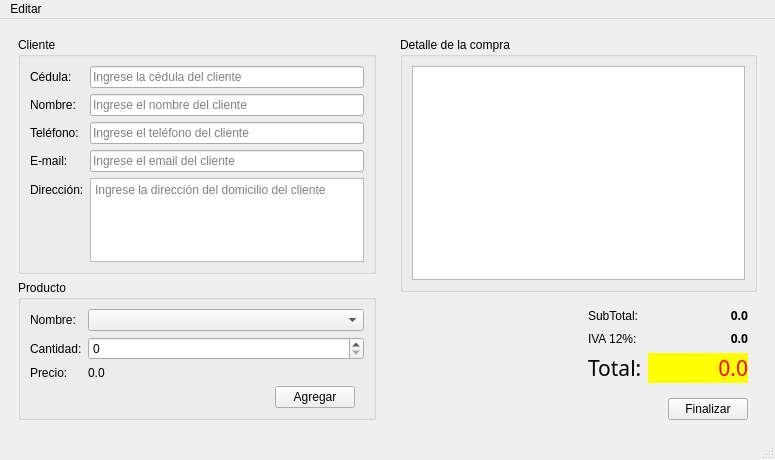
<?xml version="1.0" encoding="UTF-8"?>
<ui version="4.0">
 <class>Principal</class>
 <widget class="QMainWindow" name="Principal">
  <property name="geometry">
   <rect>
    <x>0</x>
    <y>0</y>
    <width>775</width>
    <height>460</height>
   </rect>
  </property>
  <property name="windowTitle">
   <string>TIENDA MICHITA</string>
  </property>
  <property name="windowIcon">
   <iconset resource="Recursos.qrc">
    <normaloff>:/Principal</normaloff>:/Principal</iconset>
  </property>
  <widget class="QWidget" name="centralwidget">
   <layout class="QHBoxLayout" name="horizontalLayout_3">
    <item>
     <widget class="QWidget" name="widget_4" native="true">
      <property name="maximumSize">
       <size>
        <width>400</width>
        <height>16777215</height>
       </size>
      </property>
      <layout class="QVBoxLayout" name="verticalLayout_3">
       <item>
        <widget class="QGroupBox" name="groupBox">
         <property name="title">
          <string>Cliente</string>
         </property>
         <layout class="QFormLayout" name="formLayout_3">
          <item row="0" column="0">
           <widget class="QLabel" name="label">
            <property name="text">
             <string>Cédula:</string>
            </property>
           </widget>
          </item>
          <item row="0" column="1">
           <widget class="QLineEdit" name="inCedula">
            <property name="inputMethodHints">
             <set>Qt::ImhNone</set>
            </property>
            <property name="inputMask">
             <string>0000000000</string>
            </property>
            <property name="cursorPosition">
             <number>0</number>
            </property>
            <property name="placeholderText">
             <string>Ingrese la cédula del cliente</string>
            </property>
           </widget>
          </item>
          <item row="1" column="0">
           <widget class="QLabel" name="label_4">
            <property name="text">
             <string>Nombre:</string>
            </property>
           </widget>
          </item>
          <item row="1" column="1">
           <widget class="QLineEdit" name="inNombre">
            <property name="placeholderText">
             <string>Ingrese el nombre del cliente</string>
            </property>
           </widget>
          </item>
          <item row="2" column="0">
           <widget class="QLabel" name="label_5">
            <property name="text">
             <string>Teléfono:</string>
            </property>
           </widget>
          </item>
          <item row="2" column="1">
           <widget class="QLineEdit" name="inTelefono">
            <property name="inputMask">
             <string>9999999999</string>
            </property>
            <property name="placeholderText">
             <string>Ingrese el teléfono del cliente</string>
            </property>
           </widget>
          </item>
          <item row="3" column="0">
           <widget class="QLabel" name="label_3">
            <property name="text">
             <string>E-mail:</string>
            </property>
           </widget>
          </item>
          <item row="3" column="1">
           <widget class="QLineEdit" name="inEmail">
            <property name="placeholderText">
             <string>Ingrese el email del cliente</string>
            </property>
           </widget>
          </item>
          <item row="4" column="0">
           <widget class="QLabel" name="label_2">
            <property name="text">
             <string>Dirección:</string>
            </property>
           </widget>
          </item>
          <item row="4" column="1">
           <widget class="QTextEdit" name="inDireccion">
            <property name="placeholderText">
             <string>Ingrese la dirección del domicilio del cliente</string>
            </property>
           </widget>
          </item>
         </layout>
        </widget>
       </item>
       <item>
        <widget class="QGroupBox" name="groupBox_2">
         <property name="title">
          <string>Producto</string>
         </property>
         <layout class="QFormLayout" name="formLayout">
          <item row="0" column="0">
           <widget class="QLabel" name="label_6">
            <property name="text">
             <string>Nombre:</string>
            </property>
           </widget>
          </item>
          <item row="0" column="1">
           <widget class="QComboBox" name="inProducto"/>
          </item>
          <item row="1" column="0">
           <widget class="QLabel" name="label_7">
            <property name="text">
             <string>Cantidad:</string>
            </property>
           </widget>
          </item>
          <item row="1" column="1">
           <widget class="QSpinBox" name="inCantidad"/>
          </item>
          <item row="2" column="0">
           <widget class="QLabel" name="label_9">
            <property name="text">
             <string>Precio:</string>
            </property>
           </widget>
          </item>
          <item row="2" column="1">
           <widget class="QLabel" name="outPrecio">
            <property name="text">
             <string>0.0</string>
            </property>
           </widget>
          </item>
          <item row="3" column="1">
           <widget class="QWidget" name="widget_5" native="true">
            <layout class="QHBoxLayout" name="horizontalLayout_2">
             <property name="topMargin">
              <number>0</number>
             </property>
             <property name="bottomMargin">
              <number>0</number>
             </property>
             <item>
              <spacer name="horizontalSpacer_2">
               <property name="orientation">
                <enum>Qt::Horizontal</enum>
               </property>
               <property name="sizeHint" stdset="0">
                <size>
                 <width>40</width>
                 <height>20</height>
                </size>
               </property>
              </spacer>
             </item>
             <item>
              <widget class="QPushButton" name="cmdAgregar">
               <property name="minimumSize">
                <size>
                 <width>0</width>
                 <height>0</height>
                </size>
               </property>
               <property name="sizeIncrement">
                <size>
                 <width>0</width>
                 <height>0</height>
                </size>
               </property>
               <property name="autoFillBackground">
                <bool>false</bool>
               </property>
               <property name="text">
                <string>Agregar</string>
               </property>
              </widget>
             </item>
            </layout>
           </widget>
          </item>
         </layout>
        </widget>
       </item>
       <item>
        <spacer name="verticalSpacer">
         <property name="orientation">
          <enum>Qt::Vertical</enum>
         </property>
         <property name="sizeHint" stdset="0">
          <size>
           <width>20</width>
           <height>40</height>
          </size>
         </property>
        </spacer>
       </item>
      </layout>
     </widget>
    </item>
    <item>
     <widget class="QWidget" name="widget_3" native="true">
      <layout class="QVBoxLayout" name="verticalLayout_2">
       <item>
        <widget class="QGroupBox" name="groupBox_3">
         <property name="title">
          <string>Detalle de la compra</string>
         </property>
         <layout class="QVBoxLayout" name="verticalLayout">
          <item>
           <widget class="QTableWidget" name="outDetalle">
            <property name="inputMethodHints">
             <set>Qt::ImhNone</set>
            </property>
           </widget>
          </item>
         </layout>
        </widget>
       </item>
       <item>
        <widget class="QWidget" name="widget" native="true">
         <layout class="QHBoxLayout" name="horizontalLayout">
          <property name="leftMargin">
           <number>9</number>
          </property>
          <property name="topMargin">
           <number>0</number>
          </property>
          <property name="rightMargin">
           <number>9</number>
          </property>
          <property name="bottomMargin">
           <number>0</number>
          </property>
          <item>
           <spacer name="horizontalSpacer">
            <property name="orientation">
             <enum>Qt::Horizontal</enum>
            </property>
            <property name="sizeHint" stdset="0">
             <size>
              <width>40</width>
              <height>20</height>
             </size>
            </property>
           </spacer>
          </item>
          <item>
           <widget class="QWidget" name="widget_2" native="true">
            <layout class="QFormLayout" name="formLayout_2">
             <property name="rightMargin">
              <number>0</number>
             </property>
             <item row="0" column="0">
              <widget class="QLabel" name="label_10">
               <property name="text">
                <string>SubTotal:</string>
               </property>
              </widget>
             </item>
             <item row="0" column="1">
              <widget class="QLabel" name="outSubtotal">
               <property name="minimumSize">
                <size>
                 <width>100</width>
                 <height>0</height>
                </size>
               </property>
               <property name="font">
                <font>
                 <family>Verdana Pro Cond Semibold</family>
                 <pointsize>9</pointsize>
                 <weight>75</weight>
                 <bold>true</bold>
                </font>
               </property>
               <property name="text">
                <string>0.0</string>
               </property>
               <property name="alignment">
                <set>Qt::AlignRight|Qt::AlignTrailing|Qt::AlignVCenter</set>
               </property>
              </widget>
             </item>
             <item row="1" column="0">
              <widget class="QLabel" name="label_11">
               <property name="text">
                <string>IVA 12%:</string>
               </property>
              </widget>
             </item>
             <item row="1" column="1">
              <widget class="QLabel" name="outIva">
               <property name="minimumSize">
                <size>
                 <width>100</width>
                 <height>0</height>
                </size>
               </property>
               <property name="font">
                <font>
                 <family>Verdana Pro Cond Semibold</family>
                 <pointsize>9</pointsize>
                 <weight>75</weight>
                 <bold>true</bold>
                </font>
               </property>
               <property name="text">
                <string>0.0</string>
               </property>
               <property name="alignment">
                <set>Qt::AlignRight|Qt::AlignTrailing|Qt::AlignVCenter</set>
               </property>
              </widget>
             </item>
             <item row="2" column="0">
              <widget class="QLabel" name="label_12">
               <property name="font">
                <font>
                 <family>Ubuntu Mono</family>
                 <pointsize>16</pointsize>
                 <weight>50</weight>
                 <bold>false</bold>
                </font>
               </property>
               <property name="text">
                <string>Total:</string>
               </property>
              </widget>
             </item>
             <item row="2" column="1">
              <widget class="QLabel" name="outTotal">
               <property name="minimumSize">
                <size>
                 <width>100</width>
                 <height>0</height>
                </size>
               </property>
               <property name="font">
                <font>
                 <family>Arial Rounded MT Bold</family>
                 <pointsize>16</pointsize>
                </font>
               </property>
               <property name="styleSheet">
                <string notr="true">background-color: rgb(255, 255, 0);
color: rgb(255, 0, 0);</string>
               </property>
               <property name="text">
                <string>0.0</string>
               </property>
               <property name="alignment">
                <set>Qt::AlignRight|Qt::AlignTrailing|Qt::AlignVCenter</set>
               </property>
              </widget>
             </item>
            </layout>
           </widget>
          </item>
         </layout>
        </widget>
       </item>
       <item>
        <widget class="QWidget" name="widget_6" native="true">
         <layout class="QHBoxLayout" name="horizontalLayout_4">
          <property name="spacing">
           <number>6</number>
          </property>
          <property name="leftMargin">
           <number>9</number>
          </property>
          <property name="topMargin">
           <number>0</number>
          </property>
          <property name="rightMargin">
           <number>9</number>
          </property>
          <property name="bottomMargin">
           <number>0</number>
          </property>
          <item>
           <spacer name="horizontalSpacer_3">
            <property name="orientation">
             <enum>Qt::Horizontal</enum>
            </property>
            <property name="sizeHint" stdset="0">
             <size>
              <width>40</width>
              <height>20</height>
             </size>
            </property>
           </spacer>
          </item>
          <item>
           <widget class="QPushButton" name="cmdFinalizar">
            <property name="text">
             <string>Finalizar</string>
            </property>
           </widget>
          </item>
         </layout>
        </widget>
       </item>
      </layout>
     </widget>
    </item>
   </layout>
  </widget>
  <widget class="QMenuBar" name="menubar">
   <property name="geometry">
    <rect>
     <x>0</x>
     <y>0</y>
     <width>775</width>
     <height>21</height>
    </rect>
   </property>
   <widget class="QMenu" name="menuEditar">
    <property name="title">
     <string>Editar</string>
    </property>
    <addaction name="mnuProductos"/>
    <addaction name="separator"/>
    <addaction name="mnuSalir"/>
   </widget>
   <addaction name="menuEditar"/>
  </widget>
  <widget class="QStatusBar" name="statusbar"/>
  <action name="mnuProductos">
   <property name="icon">
    <iconset resource="Recursos.qrc">
     <normaloff>:/Lista</normaloff>:/Lista</iconset>
   </property>
   <property name="text">
    <string>Productos</string>
   </property>
  </action>
  <action name="mnuSalir">
   <property name="icon">
    <iconset resource="Recursos.qrc">
     <normaloff>:/Salir</normaloff>:/Salir</iconset>
   </property>
   <property name="text">
    <string>Salir</string>
   </property>
   <property name="shortcut">
    <string>Ctrl+Q</string>
   </property>
  </action>
 </widget>
 <resources>
  <include location="Recursos.qrc"/>
 </resources>
 <connections/>
</ui>
